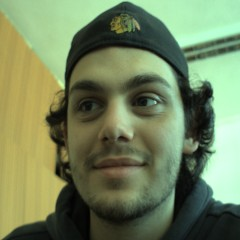
#> input picture Zad3_uloha_E/obrazok.jpg, 240 x 240 px
$ python zad3_spracovanie_sarmany_zborovjan.py
#> lines starting #> are read from the running program, lines starting #| are printed output that depends on the picture
import time
import matplotlib.pyplot as plt
import numpy as np
import cv2

# 1. Vytvorenie Gaussovho jadra
def gaussian_kernel(size, sigma):
    """Vytvorí 2D Gaussov filter manuálne."""
    ax = np.linspace(-(size // 2), size // 2, size)
    xx, yy = np.meshgrid(ax, ax)
    kernel = np.exp(-(xx**2 + yy**2) / (2 * sigma**2))
    return kernel / kernel.sum()  # Normalizácia

# 2. Výpočet Difference of Gaussians (DoG)
def difference_of_gaussians(size, sigma1, sigma2):
    """Vypočíta rozdiel dvoch Gaussových filtrov (DoG)."""
    g1 = gaussian_kernel(size, sigma1)
    g2 = gaussian_kernel(size, sigma2)
    return g1 - g2  # Rozdiel Gaussových filtrov

# 3. Ručne aplikovaná 2D konvolúcia
def convolve2d(image, kernel):
    """Aplikuje 2D konvolúciu na obrázok bez použitia np.pad."""
    start_time = time.time()
    kh, kw = kernel.shape
    ih, iw = image.shape

    pad_h, pad_w = kh // 2, kw // 2  # Určuje, o koľko sa zmenší výstup

    # Nové rozmery výstupu bez okrajov
    output_h, output_w = ih - 2 * pad_h, iw - 2 * pad_w
    output = np.zeros((output_h, output_w))

    # Aplikácia konvolúcie len na vnútorné pixely
    for i in range(pad_h, ih - pad_h):
        for j in range(pad_w, iw - pad_w):
            region = image[i - pad_h: i + pad_h + 1, j - pad_w: j + pad_w + 1]
            output[i - pad_h, j - pad_w] = np.sum(region * kernel)

    print(f"Elapsed time: {time.time() - start_time}")
    return output

def imread_grayscale(image):
    if image is not None and len(image.shape) == 3:
        height, width, _ = image.shape
        grayscale_image = np.zeros((height, width), dtype=np.uint8)

        for y in range(height):
            for x in range(width):
                b, g, r = image[y, x, 0:3]
                grayscale_image[y, x] = int(0.299 * r + 0.587 * g + 0.114 * b)
    else:
        # Ak je už obrázok grayscale, prekonvertujeme ho na numpy.ndarray
        grayscale_image = np.array(image, dtype=np.uint8)

    return grayscale_image

if __name__ == '__main__':
    # 4. Načítanie obrázka v odtieňoch sivej
    image1 = cv2.imread("obrazok.jpg")
#> image1 is the input picture: shape (240, 240, 3); mean B, G, R 94.2, 131.7, 115.8
    image = cv2.imread("obrazok.jpg")
    image = imread_grayscale(image)
#> after the loop in imread_grayscale, `for y in range(height):`:
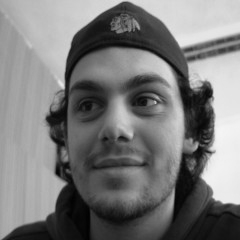
#> grayscale_image: shape (240, 240); min 1, max 245, mean 122.2

    # Nastavenie hodnôt sigma
    sigma1, sigma2 = 4, 8
    size = 5  # Veľkosť jadra filtra

    # Výpočet DoG filtra
    dog_kernel = difference_of_gaussians(size, sigma1, sigma2)

    # Aplikácia DoG filtra na obrázok
    dog_image = convolve2d(image, dog_kernel)
#> after the loop in convolve2d, `for i in range(pad_h, ih - pad_h):`:
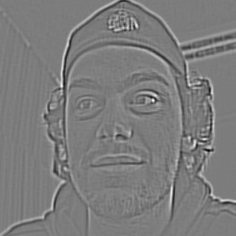
#> output: shape (236, 236) float64; min -1.5, max 1.56, mean -1.95e-05; drawn with min black and max white

    # 5. Zobrazenie výsledkov pomocou OpenCV
    image = cv2.resize(image, (360, 360))
    dog_image = cv2.resize(dog_image, (360, 360))
    cv2.imshow("Pôvodný obrázok", image)
    cv2.imshow("DoG aplikovaný na obrázok", cv2.normalize(dog_image, None, 0, 255, cv2.NORM_MINMAX).astype(np.uint8))

    # Inicializácia počítadiel pre B, G, R kanály
    intensity_bins = 26
    color_histogram = np.zeros((intensity_bins, 3), dtype=int)

    # Spracovanie obrazu s rozmermi 240x240
    for y in range(240):
        for x in range(240):
            pixel = image1[y, x]  # pixel = [B, G, R]
            for channel in range(3):  # pre každý farebný kanál
                value = pixel[channel]
                bin_index = min(value // 10, intensity_bins - 1)
                color_histogram[bin_index, channel] += 1
#> after the loop, color_histogram = 26 rows, first 8: [1349, 523, 777], [3388, 2118, 3445], [4503, 3610, 3641], [3613, 2681, 2471], [3126, 2442, 2628], [3172, 2411, 2736], [2988, 2167, 2310], [2679, 2505, 2214]

    # Vykreslenie histogramu farebných intenzít
    plt.figure(figsize=(10, 5))
    colors = ['red', 'green', 'blue']
    labels = ['Red', 'Green', 'Blue']

    for i in range(3):
        plt.plot(color_histogram[:, i], color=colors[i], label=labels[i])

    plt.title("Distribúcia intenzít RGB farieb v obrázku (240x240)")
    plt.xlabel("Interval intenzity (10 pixelov)")
    plt.ylabel("Pixely")
    plt.legend()
    plt.grid()
    plt.show()
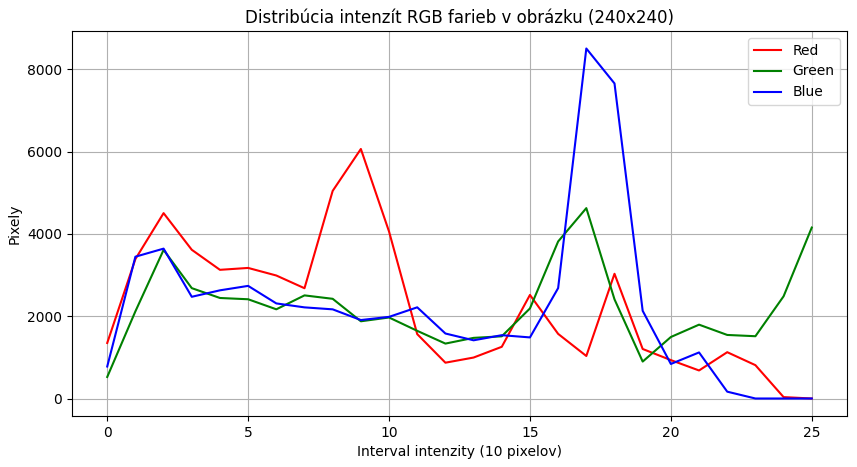
#> figure drawn by matplotlib, 1 panel; curve peaks at x = 9, y = 6062; curve peaks at x = 17, y = 4625; curve peaks at x = 17, y = 8503

    # Vykreslenie histogramu farebných intenzít
    cv2.waitKey()
    cv2.destroyAllWindows()
